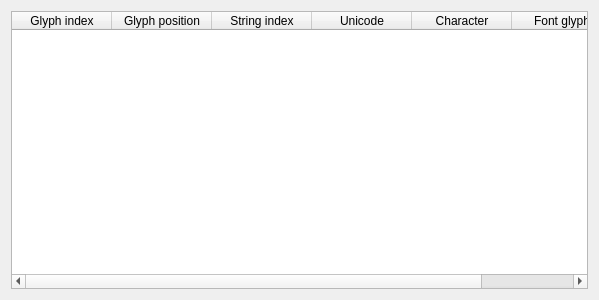
<?xml version="1.0" encoding="UTF-8"?>
<ui version="4.0">
 <class>SingleGlyphRun</class>
 <widget class="QWidget" name="SingleGlyphRun">
  <property name="geometry">
   <rect>
    <x>0</x>
    <y>0</y>
    <width>599</width>
    <height>300</height>
   </rect>
  </property>
  <property name="sizePolicy">
   <sizepolicy hsizetype="Preferred" vsizetype="Expanding">
    <horstretch>0</horstretch>
    <verstretch>0</verstretch>
   </sizepolicy>
  </property>
  <property name="windowTitle">
   <string>Form</string>
  </property>
  <layout class="QGridLayout" name="gridLayout">
   <item row="0" column="0">
    <widget class="QTableWidget" name="twGlyphRun">
     <column>
      <property name="text">
       <string>Glyph index</string>
      </property>
     </column>
     <column>
      <property name="text">
       <string>Glyph position</string>
      </property>
     </column>
     <column>
      <property name="text">
       <string>String index</string>
      </property>
     </column>
     <column>
      <property name="text">
       <string>Unicode</string>
      </property>
     </column>
     <column>
      <property name="text">
       <string>Character</string>
      </property>
     </column>
     <column>
      <property name="text">
       <string>Font glyph</string>
      </property>
     </column>
    </widget>
   </item>
  </layout>
 </widget>
 <resources/>
 <connections/>
</ui>
